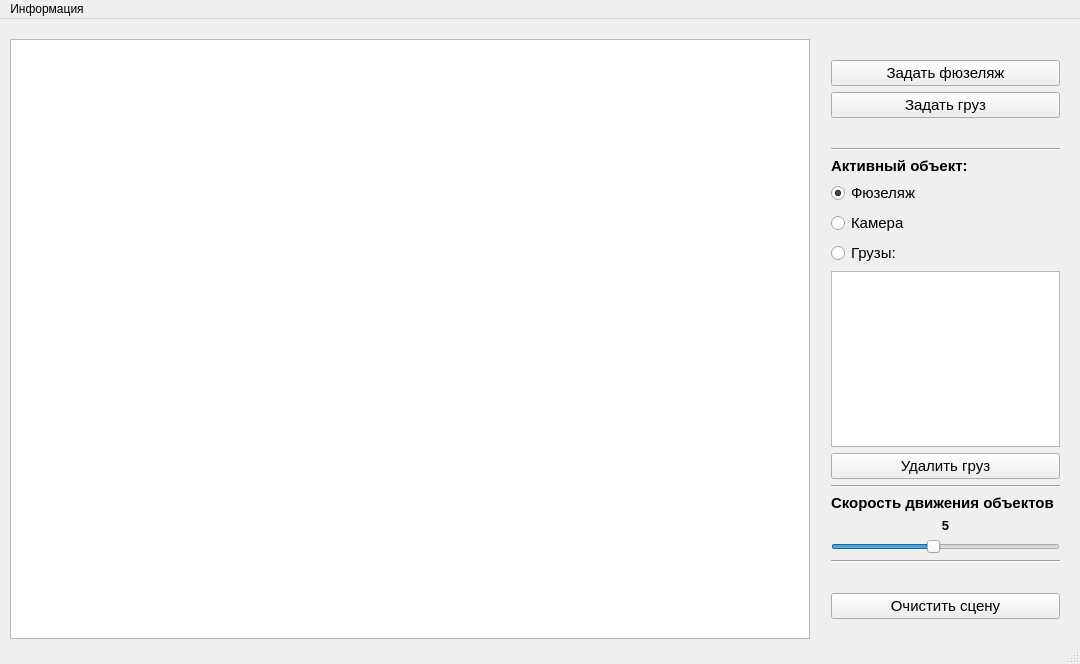
<?xml version="1.0" encoding="UTF-8"?>
<ui version="4.0">
 <class>MainWindow</class>
 <widget class="QMainWindow" name="MainWindow">
  <property name="geometry">
   <rect>
    <x>0</x>
    <y>0</y>
    <width>1080</width>
    <height>664</height>
   </rect>
  </property>
  <property name="windowTitle">
   <string>Курсовой проект </string>
  </property>
  <widget class="QWidget" name="centralWidget">
   <widget class="QWidget" name="verticalLayoutWidget">
    <property name="geometry">
     <rect>
      <x>820</x>
      <y>30</y>
      <width>251</width>
      <height>581</height>
     </rect>
    </property>
    <layout class="QVBoxLayout" name="verticalLayout">
     <item>
      <widget class="QPushButton" name="ShipButton">
       <property name="font">
        <font>
         <pointsize>11</pointsize>
        </font>
       </property>
       <property name="text">
        <string>Задать фюзеляж</string>
       </property>
      </widget>
     </item>
     <item>
      <widget class="QPushButton" name="ModelButton">
       <property name="font">
        <font>
         <pointsize>11</pointsize>
        </font>
       </property>
       <property name="text">
        <string>Задать груз</string>
       </property>
      </widget>
     </item>
     <item>
      <spacer name="verticalSpacer">
       <property name="orientation">
        <enum>Qt::Vertical</enum>
       </property>
       <property name="sizeHint" stdset="0">
        <size>
         <width>20</width>
         <height>40</height>
        </size>
       </property>
      </spacer>
     </item>
     <item>
      <widget class="Line" name="line">
       <property name="orientation">
        <enum>Qt::Horizontal</enum>
       </property>
      </widget>
     </item>
     <item>
      <widget class="QLabel" name="label_3">
       <property name="font">
        <font>
         <pointsize>11</pointsize>
         <weight>75</weight>
         <bold>true</bold>
        </font>
       </property>
       <property name="text">
        <string>Активный объект:</string>
       </property>
      </widget>
     </item>
     <item>
      <widget class="QRadioButton" name="ship">
       <property name="enabled">
        <bool>true</bool>
       </property>
       <property name="font">
        <font>
         <pointsize>11</pointsize>
        </font>
       </property>
       <property name="text">
        <string>Фюзеляж</string>
       </property>
       <property name="checkable">
        <bool>true</bool>
       </property>
       <property name="checked">
        <bool>true</bool>
       </property>
      </widget>
     </item>
     <item>
      <widget class="QRadioButton" name="cameraButton">
       <property name="enabled">
        <bool>true</bool>
       </property>
       <property name="font">
        <font>
         <pointsize>11</pointsize>
        </font>
       </property>
       <property name="text">
        <string>Камера</string>
       </property>
       <property name="checkable">
        <bool>true</bool>
       </property>
      </widget>
     </item>
     <item>
      <widget class="QRadioButton" name="models">
       <property name="font">
        <font>
         <pointsize>11</pointsize>
        </font>
       </property>
       <property name="text">
        <string>Грузы:</string>
       </property>
      </widget>
     </item>
     <item>
      <widget class="QListWidget" name="modelList">
       <property name="enabled">
        <bool>true</bool>
       </property>
      </widget>
     </item>
     <item>
      <widget class="QPushButton" name="delButton">
       <property name="font">
        <font>
         <pointsize>11</pointsize>
        </font>
       </property>
       <property name="text">
        <string>Удалить груз</string>
       </property>
      </widget>
     </item>
     <item>
      <widget class="Line" name="line_2">
       <property name="orientation">
        <enum>Qt::Horizontal</enum>
       </property>
      </widget>
     </item>
     <item>
      <widget class="QLabel" name="label">
       <property name="font">
        <font>
         <pointsize>11</pointsize>
         <weight>75</weight>
         <bold>true</bold>
        </font>
       </property>
       <property name="text">
        <string>Скорость движения объектов</string>
       </property>
      </widget>
     </item>
     <item>
      <widget class="QLabel" name="label_2">
       <property name="font">
        <font>
         <pointsize>10</pointsize>
         <weight>75</weight>
         <bold>true</bold>
        </font>
       </property>
       <property name="text">
        <string>5</string>
       </property>
       <property name="alignment">
        <set>Qt::AlignCenter</set>
       </property>
      </widget>
     </item>
     <item>
      <widget class="QSlider" name="horizontalSlider">
       <property name="styleSheet">
        <string notr="true">selection-color: qlineargradient(spread:pad, x1:0, y1:0, x2:1, y2:0, stop:0 rgba(43, 176, 133, 255), stop:1 rgba(255, 255, 255, 255));</string>
       </property>
       <property name="minimum">
        <number>1</number>
       </property>
       <property name="maximum">
        <number>10</number>
       </property>
       <property name="pageStep">
        <number>1</number>
       </property>
       <property name="sliderPosition">
        <number>5</number>
       </property>
       <property name="orientation">
        <enum>Qt::Horizontal</enum>
       </property>
      </widget>
     </item>
     <item>
      <widget class="Line" name="line_3">
       <property name="orientation">
        <enum>Qt::Horizontal</enum>
       </property>
      </widget>
     </item>
     <item>
      <spacer name="verticalSpacer_2">
       <property name="orientation">
        <enum>Qt::Vertical</enum>
       </property>
       <property name="sizeHint" stdset="0">
        <size>
         <width>20</width>
         <height>40</height>
        </size>
       </property>
      </spacer>
     </item>
     <item>
      <widget class="QPushButton" name="clearScr">
       <property name="font">
        <font>
         <pointsize>11</pointsize>
        </font>
       </property>
       <property name="text">
        <string>Очистить сцену</string>
       </property>
      </widget>
     </item>
    </layout>
   </widget>
   <widget class="QGraphicsView" name="graphicsView">
    <property name="geometry">
     <rect>
      <x>10</x>
      <y>20</y>
      <width>800</width>
      <height>600</height>
     </rect>
    </property>
   </widget>
  </widget>
  <widget class="QMenuBar" name="menuBar">
   <property name="geometry">
    <rect>
     <x>0</x>
     <y>0</y>
     <width>1080</width>
     <height>21</height>
    </rect>
   </property>
   <widget class="QMenu" name="Info_menu">
    <property name="title">
     <string>Информация</string>
    </property>
    <addaction name="InfoButtons"/>
    <addaction name="about"/>
   </widget>
   <addaction name="Info_menu"/>
  </widget>
  <widget class="QStatusBar" name="statusBar"/>
  <action name="exit">
   <property name="text">
    <string>Выход</string>
   </property>
  </action>
  <action name="about">
   <property name="text">
    <string>О программе</string>
   </property>
  </action>
  <action name="InfoButtons">
   <property name="text">
    <string>Управление</string>
   </property>
   <property name="font">
    <font>
     <pointsize>10</pointsize>
    </font>
   </property>
  </action>
  <action name="create_model">
   <property name="text">
    <string>Модель</string>
   </property>
  </action>
  <action name="create_ship">
   <property name="text">
    <string>Фюзеляж</string>
   </property>
  </action>
  <action name="download_model">
   <property name="text">
    <string>Модель</string>
   </property>
  </action>
  <action name="download_ship">
   <property name="text">
    <string>Фюзеляж</string>
   </property>
  </action>
 </widget>
 <layoutdefault spacing="6" margin="11"/>
 <resources/>
 <connections/>
</ui>
